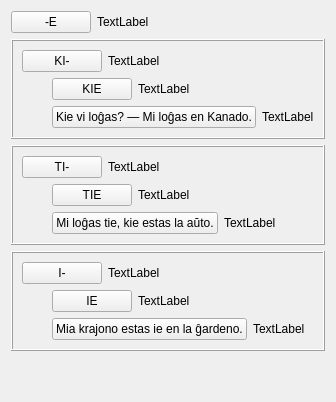
     <widget class="QWidget" name="tab_3">
      <attribute name="icon">
       <iconset resource="ikonoj.qrc">
        <normaloff>:/ikonoj/leciono.png</normaloff>:/ikonoj/leciono.png</iconset>
      </attribute>
      <attribute name="title">
       <string>3</string>
      </attribute>
      <layout class="QVBoxLayout" name="verticalLayout_28">
       <item>
        <layout class="QHBoxLayout" name="horizontalLayout_51">
         <item>
          <widget class="neklakebla" name="pushButton_23">
           <property name="sizePolicy">
            <sizepolicy hsizetype="Maximum" vsizetype="Fixed">
             <horstretch>0</horstretch>
             <verstretch>0</verstretch>
            </sizepolicy>
           </property>
           <property name="text">
            <string>-E</string>
           </property>
           <property name="tipo" stdset="0">
            <string>akuzativa</string>
           </property>
          </widget>
         </item>
         <item>
          <widget class="QLabel" name="Lec05_Label44">
           <property name="text">
            <string>TextLabel</string>
           </property>
           <property name="wordWrap">
            <bool>true</bool>
           </property>
          </widget>
         </item>
        </layout>
       </item>
       <item>
        <widget class="QFrame" name="frame_7">
         <property name="frameShape">
          <enum>QFrame::Box</enum>
         </property>
         <property name="frameShadow">
          <enum>QFrame::Raised</enum>
         </property>
         <layout class="QVBoxLayout" name="verticalLayout_24">
          <property name="spacing">
           <number>6</number>
          </property>
          <property name="margin">
           <number>9</number>
          </property>
          <item>
           <layout class="QHBoxLayout" name="horizontalLayout_47">
            <item>
             <widget class="neklakebla" name="pushButton_20">
              <property name="sizePolicy">
               <sizepolicy hsizetype="Maximum" vsizetype="Fixed">
                <horstretch>0</horstretch>
                <verstretch>0</verstretch>
               </sizepolicy>
              </property>
              <property name="text">
               <string>KI-</string>
              </property>
              <property name="tipo" stdset="0">
               <string>akuzativa</string>
              </property>
             </widget>
            </item>
            <item>
             <widget class="QLabel" name="Lec05_Label35">
              <property name="text">
               <string>TextLabel</string>
              </property>
              <property name="wordWrap">
               <bool>true</bool>
              </property>
             </widget>
            </item>
           </layout>
          </item>
          <item>
           <layout class="QHBoxLayout" name="horizontalLayout_48">
            <item>
             <spacer name="horizontalSpacer_7">
              <property name="orientation">
               <enum>Qt::Horizontal</enum>
              </property>
              <property name="sizeType">
               <enum>QSizePolicy::Fixed</enum>
              </property>
              <property name="sizeHint" stdset="0">
               <size>
                <width>30</width>
                <height>20</height>
               </size>
              </property>
             </spacer>
            </item>
            <item>
             <layout class="QVBoxLayout" name="verticalLayout_25">
              <item>
               <layout class="QHBoxLayout" name="horizontalLayout_49">
                <item>
                 <widget class="klakbutono" name="Lec05_Button11">
                  <property name="sizePolicy">
                   <sizepolicy hsizetype="Maximum" vsizetype="Fixed">
                    <horstretch>0</horstretch>
                    <verstretch>0</verstretch>
                   </sizepolicy>
                  </property>
                  <property name="text">
                   <string>KIE</string>
                  </property>
                 </widget>
                </item>
                <item>
                 <widget class="QLabel" name="Lec05_Label36">
                  <property name="text">
                   <string>TextLabel</string>
                  </property>
                  <property name="wordWrap">
                   <bool>true</bool>
                  </property>
                 </widget>
                </item>
               </layout>
              </item>
              <item>
               <layout class="QHBoxLayout" name="horizontalLayout_50">
                <item>
                 <widget class="klakbutono" name="Lec05_Button12">
                  <property name="sizePolicy">
                   <sizepolicy hsizetype="Maximum" vsizetype="Fixed">
                    <horstretch>0</horstretch>
                    <verstretch>0</verstretch>
                   </sizepolicy>
                  </property>
                  <property name="text">
                   <string>Kie vi loĝas? — Mi loĝas en Kanado.</string>
                  </property>
                 </widget>
                </item>
                <item>
                 <widget class="QLabel" name="Lec05_Label37">
                  <property name="text">
                   <string>TextLabel</string>
                  </property>
                  <property name="wordWrap">
                   <bool>true</bool>
                  </property>
                 </widget>
                </item>
               </layout>
              </item>
             </layout>
            </item>
           </layout>
          </item>
         </layout>
        </widget>
       </item>
       <item>
        <widget class="QFrame" name="frame_6">
         <property name="frameShape">
          <enum>QFrame::Box</enum>
         </property>
         <property name="frameShadow">
          <enum>QFrame::Raised</enum>
         </property>
         <layout class="QVBoxLayout" name="verticalLayout_22">
          <property name="spacing">
           <number>6</number>
          </property>
          <property name="margin">
           <number>9</number>
          </property>
          <item>
           <layout class="QHBoxLayout" name="horizontalLayout_43">
            <item>
             <widget class="neklakebla" name="pushButton_17">
              <property name="sizePolicy">
               <sizepolicy hsizetype="Maximum" vsizetype="Fixed">
                <horstretch>0</horstretch>
                <verstretch>0</verstretch>
               </sizepolicy>
              </property>
              <property name="text">
               <string>TI-</string>
              </property>
              <property name="tipo" stdset="0">
               <string>akuzativa</string>
              </property>
             </widget>
            </item>
            <item>
             <widget class="QLabel" name="Lec05_Label38">
              <property name="text">
               <string>TextLabel</string>
              </property>
              <property name="wordWrap">
               <bool>true</bool>
              </property>
             </widget>
            </item>
           </layout>
          </item>
          <item>
           <layout class="QHBoxLayout" name="horizontalLayout_44">
            <item>
             <spacer name="horizontalSpacer_6">
              <property name="orientation">
               <enum>Qt::Horizontal</enum>
              </property>
              <property name="sizeType">
               <enum>QSizePolicy::Fixed</enum>
              </property>
              <property name="sizeHint" stdset="0">
               <size>
                <width>30</width>
                <height>20</height>
               </size>
              </property>
             </spacer>
            </item>
            <item>
             <layout class="QVBoxLayout" name="verticalLayout_23">
              <item>
               <layout class="QHBoxLayout" name="horizontalLayout_45">
                <item>
                 <widget class="klakbutono" name="Lec05_Button13">
                  <property name="sizePolicy">
                   <sizepolicy hsizetype="Maximum" vsizetype="Fixed">
                    <horstretch>0</horstretch>
                    <verstretch>0</verstretch>
                   </sizepolicy>
                  </property>
                  <property name="text">
                   <string>TIE</string>
                  </property>
                 </widget>
                </item>
                <item>
                 <widget class="QLabel" name="Lec05_Label39">
                  <property name="text">
                   <string>TextLabel</string>
                  </property>
                  <property name="wordWrap">
                   <bool>true</bool>
                  </property>
                 </widget>
                </item>
               </layout>
              </item>
              <item>
               <layout class="QHBoxLayout" name="horizontalLayout_46">
                <item>
                 <widget class="klakbutono" name="Lec05_Button14">
                  <property name="sizePolicy">
                   <sizepolicy hsizetype="Maximum" vsizetype="Fixed">
                    <horstretch>0</horstretch>
                    <verstretch>0</verstretch>
                   </sizepolicy>
                  </property>
                  <property name="text">
                   <string>Mi loĝas tie, kie estas la aŭto.</string>
                  </property>
                 </widget>
                </item>
                <item>
                 <widget class="QLabel" name="Lec05_Label40">
                  <property name="text">
                   <string>TextLabel</string>
                  </property>
                  <property name="wordWrap">
                   <bool>true</bool>
                  </property>
                 </widget>
                </item>
               </layout>
              </item>
             </layout>
            </item>
           </layout>
          </item>
         </layout>
        </widget>
       </item>
       <item>
        <widget class="QFrame" name="frame_8">
         <property name="frameShape">
          <enum>QFrame::Box</enum>
         </property>
         <property name="frameShadow">
          <enum>QFrame::Raised</enum>
         </property>
         <layout class="QVBoxLayout" name="verticalLayout_26">
          <property name="spacing">
           <number>6</number>
          </property>
          <property name="margin">
           <number>9</number>
          </property>
          <item>
           <layout class="QHBoxLayout" name="horizontalLayout_52">
            <item>
             <widget class="neklakebla" name="pushButton_24">
              <property name="sizePolicy">
               <sizepolicy hsizetype="Maximum" vsizetype="Fixed">
                <horstretch>0</horstretch>
                <verstretch>0</verstretch>
               </sizepolicy>
              </property>
              <property name="text">
               <string>I-</string>
              </property>
              <property name="tipo" stdset="0">
               <string>akuzativa</string>
              </property>
             </widget>
            </item>
            <item>
             <widget class="QLabel" name="Lec05_Label41">
              <property name="text">
               <string>TextLabel</string>
              </property>
              <property name="wordWrap">
               <bool>true</bool>
              </property>
             </widget>
            </item>
           </layout>
          </item>
          <item>
           <layout class="QHBoxLayout" name="horizontalLayout_53">
            <item>
             <spacer name="horizontalSpacer_8">
              <property name="orientation">
               <enum>Qt::Horizontal</enum>
              </property>
              <property name="sizeType">
               <enum>QSizePolicy::Fixed</enum>
              </property>
              <property name="sizeHint" stdset="0">
               <size>
                <width>30</width>
                <height>20</height>
               </size>
              </property>
             </spacer>
            </item>
            <item>
             <layout class="QVBoxLayout" name="verticalLayout_27">
              <item>
               <layout class="QHBoxLayout" name="horizontalLayout_54">
                <item>
                 <widget class="klakbutono" name="Lec05_Button15">
                  <property name="sizePolicy">
                   <sizepolicy hsizetype="Maximum" vsizetype="Fixed">
                    <horstretch>0</horstretch>
                    <verstretch>0</verstretch>
                   </sizepolicy>
                  </property>
                  <property name="text">
                   <string>IE</string>
                  </property>
                 </widget>
                </item>
                <item>
                 <widget class="QLabel" name="Lec05_Label42">
                  <property name="text">
                   <string>TextLabel</string>
                  </property>
                  <property name="wordWrap">
                   <bool>true</bool>
                  </property>
                 </widget>
                </item>
               </layout>
              </item>
              <item>
               <layout class="QHBoxLayout" name="horizontalLayout_55">
                <item>
                 <widget class="klakbutono" name="Lec05_Button16">
                  <property name="sizePolicy">
                   <sizepolicy hsizetype="Maximum" vsizetype="Fixed">
                    <horstretch>0</horstretch>
                    <verstretch>0</verstretch>
                   </sizepolicy>
                  </property>
                  <property name="text">
                   <string>Mia krajono estas ie en la ĝardeno.</string>
                  </property>
                 </widget>
                </item>
                <item>
                 <widget class="QLabel" name="Lec05_Label43">
                  <property name="text">
                   <string>TextLabel</string>
                  </property>
                  <property name="wordWrap">
                   <bool>true</bool>
                  </property>
                 </widget>
                </item>
               </layout>
              </item>
             </layout>
            </item>
           </layout>
          </item>
         </layout>
        </widget>
       </item>
       <item>
        <spacer name="verticalSpacer_5">
         <property name="orientation">
          <enum>Qt::Vertical</enum>
         </property>
         <property name="sizeHint" stdset="0">
          <size>
           <width>20</width>
           <height>40</height>
          </size>
         </property>
        </spacer>
       </item>
      </layout>
     </widget>
